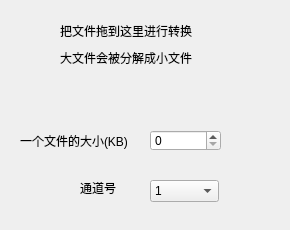
<?xml version="1.0" encoding="UTF-8"?>
<ui version="4.0">
 <class>MainWindow</class>
 <widget class="QMainWindow" name="MainWindow">
  <property name="geometry">
   <rect>
    <x>0</x>
    <y>0</y>
    <width>290</width>
    <height>230</height>
   </rect>
  </property>
  <property name="acceptDrops">
   <bool>true</bool>
  </property>
  <property name="windowTitle">
   <string>MainWindow</string>
  </property>
  <widget class="QWidget" name="centralwidget">
   <widget class="QLabel" name="label">
    <property name="geometry">
     <rect>
      <x>60</x>
      <y>20</y>
      <width>161</width>
      <height>21</height>
     </rect>
    </property>
    <property name="text">
     <string>把文件拖到这里进行转换</string>
    </property>
   </widget>
   <widget class="QLabel" name="label_2">
    <property name="geometry">
     <rect>
      <x>20</x>
      <y>130</y>
      <width>121</width>
      <height>21</height>
     </rect>
    </property>
    <property name="text">
     <string>一个文件的大小(KB)</string>
    </property>
   </widget>
   <widget class="QLabel" name="label_3">
    <property name="geometry">
     <rect>
      <x>60</x>
      <y>50</y>
      <width>141</width>
      <height>16</height>
     </rect>
    </property>
    <property name="text">
     <string>大文件会被分解成小文件</string>
    </property>
   </widget>
   <widget class="QComboBox" name="comboBox">
    <property name="geometry">
     <rect>
      <x>150</x>
      <y>180</y>
      <width>69</width>
      <height>22</height>
     </rect>
    </property>
    <item>
     <property name="text">
      <string>1</string>
     </property>
    </item>
    <item>
     <property name="text">
      <string>2</string>
     </property>
    </item>
    <item>
     <property name="text">
      <string>3</string>
     </property>
    </item>
    <item>
     <property name="text">
      <string>4</string>
     </property>
    </item>
    <item>
     <property name="text">
      <string>5</string>
     </property>
    </item>
    <item>
     <property name="text">
      <string>6</string>
     </property>
    </item>
    <item>
     <property name="text">
      <string>7</string>
     </property>
    </item>
    <item>
     <property name="text">
      <string>8</string>
     </property>
    </item>
   </widget>
   <widget class="QLabel" name="label_4">
    <property name="geometry">
     <rect>
      <x>80</x>
      <y>180</y>
      <width>51</width>
      <height>16</height>
     </rect>
    </property>
    <property name="text">
     <string>通道号</string>
    </property>
   </widget>
   <widget class="QSpinBox" name="spinBox">
    <property name="geometry">
     <rect>
      <x>150</x>
      <y>130</y>
      <width>71</width>
      <height>21</height>
     </rect>
    </property>
   </widget>
  </widget>
 </widget>
 <resources/>
 <connections/>
</ui>
